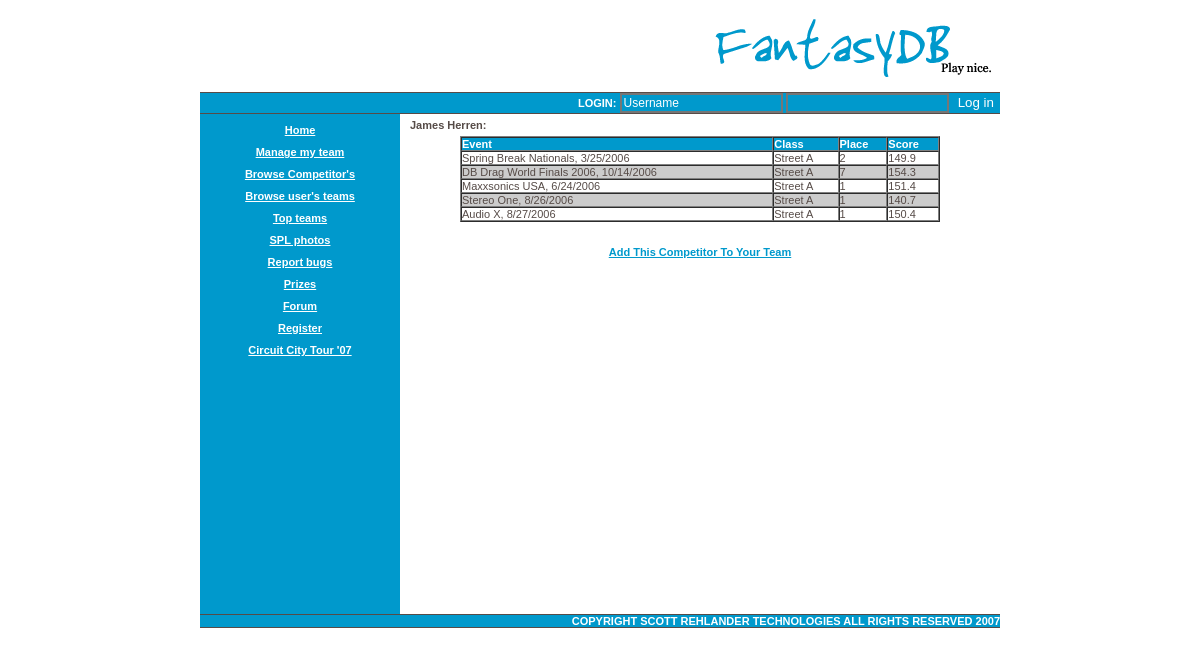
Page /ViewResults.php?MemberID=29 on the committed database.
### tables this page shows
CREATE TABLE `navigation` (
  `Link` varchar(50) NOT NULL default '',
  `Text` varchar(50) NOT NULL default '',
  `Blank` tinyint(4) NOT NULL default '0',
  PRIMARY KEY  (`Link`)
);

CREATE TABLE `competitors` (
  `CompetitorName` text NOT NULL,
  `YearlySalary` bigint(20) default NULL,
  `Class` text,
  `ScoreYTD` int(11) default NULL,
  `CompetitorID` int(11) NOT NULL auto_increment,
  PRIMARY KEY  (`CompetitorID`)
) TYPE=InnoDB AUTO_INCREMENT=400;

CREATE TABLE `eventresults` (
  `EventID` int(11) NOT NULL default '0',
  `CompetitorID` int(11) default NULL,
  `Place` int(11) default NULL,
  `Class` text,
  `Score` text,
  `ResultID` int(11) NOT NULL auto_increment,
  PRIMARY KEY  (`ResultID`)
) TYPE=InnoDB AUTO_INCREMENT=603;

CREATE TABLE `events` (
  `EventName` text NOT NULL,
  `EventID` int(11) NOT NULL auto_increment,
  `EventDate` text,
  `PointsMultiplier` int(11) NOT NULL default '0',
  `EventLocation` text,
  `Season` int(11) NOT NULL default '0',
  PRIMARY KEY  (`EventID`)
) TYPE=InnoDB AUTO_INCREMENT=42;

### ViewResults.php (the view, shortened to what this page needs)
<!DOCTYPE html PUBLIC "-//W3C//DTD XHTML 1.0 Transitional//EN" "http://www.w3.org/TR/xhtml1/DTD/xhtml1-transitional.dtd">
<html xmlns="http://www.w3.org/1999/xhtml">
<head>
<link href="/template/1.css" rel="stylesheet" type="text/css" />
<link href="/fantasydbWEB/template/1.css" rel="stylesheet" type="text/css" />
</head>
<body>
  <?php
	$con = mysql_connect("db550.perfora.net", "dbo199011162", "UMkPUSvq");
	if(	empty($_SESSION['userName']))
	{
		$userName = $_POST['userName'];
		$con = mysql_connect("db550.perfora.net", "dbo199011162", "UMkPUSvq");
	}
	else
	{
		$userName = $_SESSION['userName'];
		$teamID = $_SESSION['teamID'];
	}
?>
<table>
</table>
<div id="container">
	<div id="banner" ><img src="fdb.gif" width="414" height="66">
 		<h1 class="TopAndBottomSpacers">
			<?php
			if(empty($userName))
			{
				echo("<form id=\"loginForm\" name=\"loginForm\" method=\"post\" action=\"main.php\">
			  	Login:
		        	<input name=\"userName\" value=\"Username\" type=\"text\" id=\"userName\"  class=\"loginBoxes\"/>
		    	<input name=\"password\" type=\"password\" id=\"password\"  class=\"loginBoxes\"/>
		    	<input type=\"submit\" name=\"submit\" value=\"Log in\" style=\"background-color:#0099CC;color:#FFFFFF;border:none;\" />
				</form>");
			}
			else
			{
				echo("<form name=\"logoutForm\" method=\"post\" action=\"main.php\">
				Welcome " . $userName .
				"<input type=\"submit\" name=\"logout\" value=\"[ logout ]\" style=\"background-color:#0099CC;color:#FFFFFF;border:none;font-size:8pt;\" />
				</form>");
			}
			?>
		</h1>
  </div>
	<div id="left">
		<div align="center">
		  <?php
			$result = mysql_query("SELECT * FROM navigation", $con) or die(mysql_error());
			echo("<table width=\"93%\" border=\"0\" cellspacing=\"10\" cellpadding=\"0\">");
			while($row = mysql_fetch_array( $result ))
			{
				echo("<tr><td align=\"center\"><a href=\"" . $row["Link"] . "\">" . $row["Text"] . "</a></td></tr>");
			}
			echo("</table>");
			?>
	  </div>
	</div>
  <div id="content" align="center">
		<?php
	$con = mysql_connect("db550.perfora.net", "dbo199011162", "UMkPUSvq");
	$MemberID = $_GET['MemberID'];
	$sql = "SELECT * FROM competitors WHERE CompetitorID = $MemberID";
	$sqlResult = mysql_query($sql, $con) or die("Unexpected Database Error");
	$memberDetails = mysql_fetch_array($sqlResult);
	$MemberName = $memberDetails['CompetitorName'];
	$sql = "SELECT * FROM eventresults WHERE CompetitorID = $MemberID";
	$sqlResult = mysql_query($sql, $con) or die("Unexpected Database Error");
	echo("<p align=\"left\"><b>$MemberName:</b></p>");
	echo("<table width=80% cellspacing=0 cellpadding=0 border=1\"><tr bgcolor=\"black\" class=\"contentTableHeader\"><td>Event</td><td>Class</td><td>Place</td><td>Score</td></tr>");
	while($eventResult = mysql_fetch_array( $sqlResult ))
	{
		$sql = "SELECT * FROM events WHERE EventID = " . $eventResult['EventID'];
		$eventIDResult = mysql_query($sql, $con) or die("Unexpected Database Error");
		$eventDeatils = mysql_fetch_array($eventIDResult);
		$eventName = $eventDeatils['EventName'];
		$eventDate = $eventDeatils['EventDate'];
		if($odd == true)
		{
			echo("<tr class=\"contentTableRowInvert\"><td>$eventName, $eventDate</td><td>" . $eventResult['Class'] . "</td><td>" . $eventResult['Place'] . "</td><td>" . $eventResult['Score']  . "</td></tr>");
			$odd = false;
			}
		else
		{
			echo("<tr><td>$eventName, $eventDate</td><td>" . $eventResult['Class'] . "</td><td>" . $eventResult['Place'] . "</td><td>" . $eventResult['Score']  . "</td></tr>");
			$odd = true;
		}
	}
	echo("</table><br><br>");
	echo("<a class=\"invert\" href=\"Manage.php?addMemberID=$MemberID\">Add This Competitor To Your Team</a>");
?>
  </div>
 	<div id="footer">
 	  <h1 class="TopAndBottomSpacers">copyright scott rehlander technologies all rights reserved 2007 </h1>
 	</div>
</div>
</body>
</html>

### template/1.css (style rules this page uses)
body { background-color: #ffffff; font-size: 11px; font-family: Verdana, Arial, SunSans-Regular, Sans-Serif; color:#564b47; padding:0px; margin:0px; }
a { color: #ffffff; font-weight:bold; }
a.invert { color: #0099CC; font-weight:bold; }
h1 { font-size: 11px; text-transform:uppercase; background-color: #E0A3B7; border-top:1px solid #564b47; border-bottom:1px solid #564b47; padding:0px 0px; margin:0px }
#container { width: 800px; margin-bottom: 10px; margin-left: auto; margin-right: auto; background-color: #0099CC; }
#banner { background-color: #ffffff; text-align: right; padding: 0px; margin: 0px; }
#banner img { padding:10px 0px; }
#content { background-color: #ffffff; padding: 0px; margin-left: 200px; margin-right: 0px; }
div#content { min-height:500px; height:expression(this.scrollHeight > 600 ? "auto":"500px"); }
p, pre { padding: 5px 10px; margin:0px; }
#left { float: left; width: 200px; margin: 0px; padding: 0px; }
#footer { clear: both; margin: 0px; padding: 0px; text-align: right; }
.TopAndBottomSpacers { background-color: #0099CC; color: #ffffff; }
.loginBoxes { font-size: 12px; color:#FFFFFF; background-color:#0099CC; border-style:double; }
.contentTableHeader { background-color:#0099CC; color: #FFFFFF; font-weight:bold; font-family:Arial, Helvetica, sans-serif; }
.contentTableRowInvert { background-color:#CCCCCC; }

### rows in the picture
navigation: Text "Home"
navigation: Text "Manage my team"
navigation: Text "Browse Competitor's"
navigation: Text "Browse user's teams"
navigation: Text "Top teams"
navigation: Text "SPL photos"
navigation: Text "Report bugs"
navigation: Text "Prizes"
navigation: Text "Forum"
navigation: Text "Register"
navigation: Text "Circuit City Tour '07"
competitors: CompetitorName "James Herren"
eventresults: EventID.EventName "Spring Break Nationals", EventID.EventDate "3/25/2006", Class "Street A", Place "2", Score "149.9"
eventresults: EventID.EventName "DB Drag World Finals 2006", EventID.EventDate "10/14/2006", Class "Street A", Place "7", Score "154.3"
eventresults: EventID.EventName "Maxxsonics USA", EventID.EventDate "6/24/2006", Class "Street A", Place "1", Score "151.4"
eventresults: EventID.EventName "Stereo One", EventID.EventDate "8/26/2006", Class "Street A", Place "1", Score "140.7"
eventresults: EventID.EventName "Audio X", EventID.EventDate "8/27/2006", Class "Street A", Place "1", Score "150.4"
